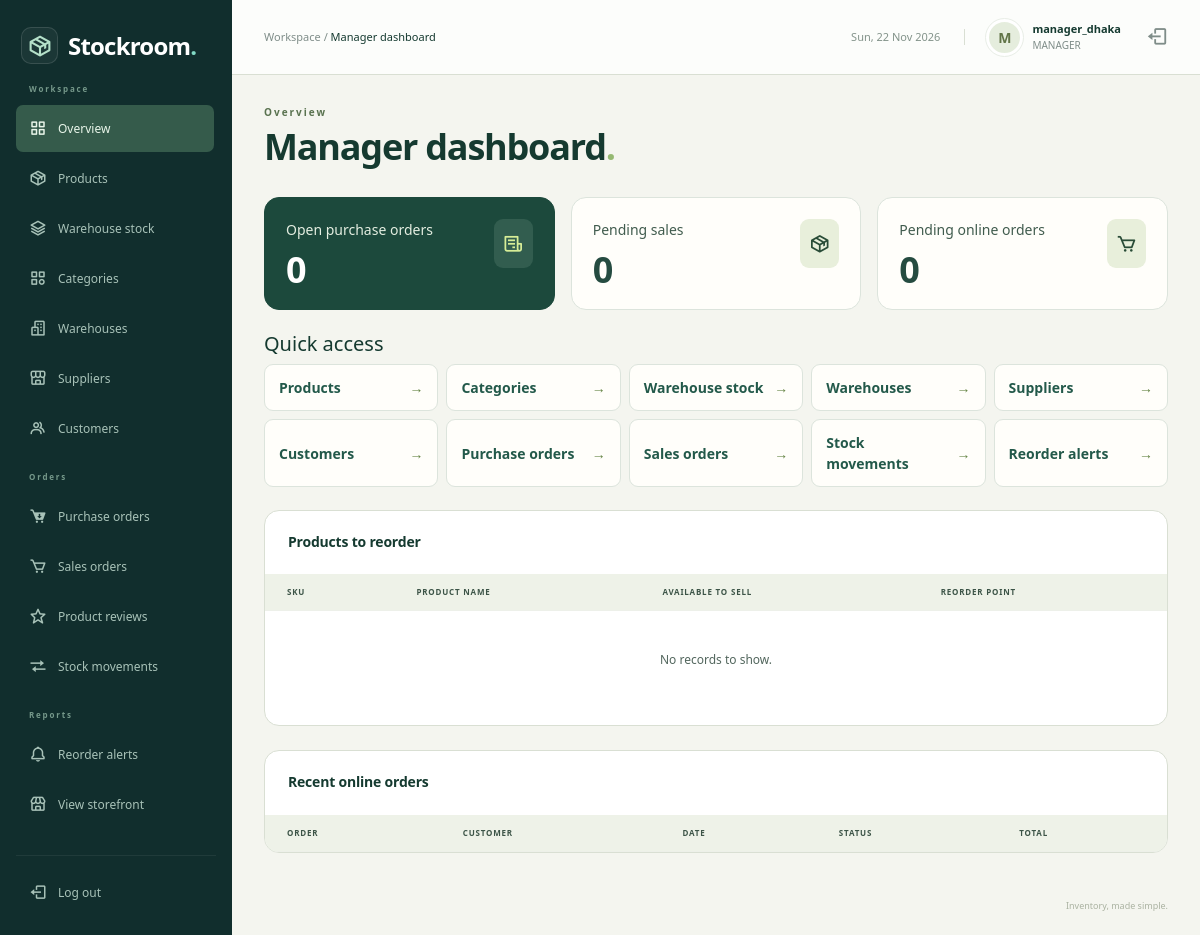
Screenshot of /admin/dashboard_manager.php (signed in) with the database file from the repository.
### tables this page shows
CREATE TABLE `users` (
  `user_id` int NOT NULL,
  `username` varchar(50) NOT NULL,
  `email` varchar(100) NOT NULL,
  `password_hash` varchar(255) NOT NULL,
  `role` enum('ADMIN','MANAGER','STAFF','CUSTOMER') NOT NULL DEFAULT 'STAFF',
  `customer_id` int DEFAULT NULL,
  `is_active` tinyint(1) NOT NULL DEFAULT '1',
  `created_at` timestamp NULL DEFAULT CURRENT_TIMESTAMP
);

### admin/dashboard_manager.php (called while the page is built, shortened)
<?php
$pageTitle = 'Manager dashboard';
require_once __DIR__ . '/../includes/auth.php';
require_once __DIR__ . '/../config/db.php';
$result = mysqli_query($conn, "SELECT COUNT(*) AS total FROM purchase_orders WHERE status IN ('DRAFT','ORDERED','PARTIAL')");
$row = mysqli_fetch_assoc($result);
$summary['open_purchases'] = $row['total'];
$result = mysqli_query($conn, "SELECT COUNT(*) AS total FROM sales_orders WHERE status='PENDING'");
$row = mysqli_fetch_assoc($result);
$summary['pending_sales'] = $row['total'];
$pending_result = mysqli_query($conn, "SELECT COUNT(*) AS total FROM sales_orders WHERE order_source='ECOMMERCE' AND status='PENDING'");
$pending_row = mysqli_fetch_assoc($pending_result);
$summary['pending_online'] = $pending_row['total'];
$rows = mysqli_query($conn, "SELECT v.sku,v.product_name,v.available_to_sell,v.reorder_point FROM vw_reorder_alerts v JOIN products p USING(product_id) WHERE p.is_active=1 ORDER BY v.available_to_sell LIMIT 8");
include '../includes/workspace.php';
include '../templates/dashboard_manager.php';
include '../includes/end.php';

### includes/auth.php (called while the page is built, shortened)
<?php
require_once __DIR__ . '/../config/db.php';
$user_id = $_SESSION['user_id'];
$sql = "SELECT user_id, username, role, customer_id FROM users WHERE user_id=$user_id AND is_active=1";
$users = mysqli_query($conn, $sql);
$account = mysqli_fetch_assoc($users);

### templates/dashboard_manager.php (the view, shortened to what this page needs)
<div class="metrics">
    <article class="metric metric-tile"><i class="bx bx-receipt" aria-hidden="true"></i>Open purchase orders<strong><?php echo $summary['open_purchases']; ?></strong></article>
    <article class="metric metric-tile"><i class="bx bx-package" aria-hidden="true"></i>Pending sales<strong><?php echo $summary['pending_sales']; ?></strong></article>
    <article class="metric metric-tile"><i class="bx bx-cart" aria-hidden="true"></i>Pending online orders<strong><?php echo $summary['pending_online']; ?></strong></article>
</div><h2 class="h5">Quick access</h2><div class="quick-links">
    <a href="products.php">Products</a>
    <a href="categories.php">Categories</a>
    <a href="warehouse_stock.php">Warehouse stock</a>
    <a href="warehouses.php">Warehouses</a>
    <a href="suppliers.php">Suppliers</a>
    <a href="customers.php">Customers</a>
    <a href="purchase_orders.php">Purchase orders</a>
    <a href="sales_orders.php">Sales orders</a>
    <a href="stock_movements.php">Stock movements</a>
    <a href="reorder_alerts.php">Reorder alerts</a>
</div><section class="surface records-surface"><div class="section-heading"><h2>Products to reorder</h2></div>
<div class="table-responsive"><table class="table inventory-table records-table">
<thead><tr><th>Sku</th><th>Product name</th><th>Available to sell</th><th>Reorder point</th></tr></thead>
</table></div>
<?php if (mysqli_num_rows($rows) == 0) { ?><p class="empty-state">No records to show.</p><?php } ?>
</section>
<section class="surface records-surface"><div class="section-heading"><h2>Recent online orders</h2></div>
<div class="table-responsive"><table class="table inventory-table records-table"><thead><tr><th>Order</th><th>Customer</th><th>Date</th><th>Status</th><th>Total</th></tr></thead></table></div></section>

### includes/topbar.php (shortened to what this page needs)
<header class="topbar">
    <div class="d-flex align-items-center gap-3">
        <span class="breadcrumb-label">Workspace / <strong><?php echo htmlspecialchars($pageTitle); ?></strong></span>
    </div>
    <div class="topbar-account">
        <span class="topbar-date"><?php echo date('D, d M Y'); ?></span>
        <a class="account-link" href="dashboard.php">
            <span class="avatar"><?php echo htmlspecialchars(substr($account['username'], 0, 1)); ?></span>
            <div><strong><?php echo htmlspecialchars($account['username']); ?></strong><small><?php echo htmlspecialchars($account['role']); ?></small></div>
        </a>
        <a href="logout.php" class="topbar-logout" aria-label="Log out"><i class="bx bx-log-out" aria-hidden="true"></i></a>
    </div>
</header>

### assets/css/admin.css (style rules this page uses)
:root { --navy: #142c38; --teal: #137e73; --ink: #213640; --muted: #74818b; --line: #e7ecef; }
* { box-sizing: border-box; }
body { margin: 0; font-family: 'Segoe UI', Arial, sans-serif; font-size: 14px; color: var(--ink); background: #f5f7f9; }
a { text-decoration: none; }
button, a, input { -webkit-tap-highlight-color: transparent; }
.topbar { height: 82px; margin-left: 240px; padding: 0 38px; background: #fff; border-bottom: 1px solid var(--line); display: flex; align-items: center; justify-content: space-between; gap: 15px; }
.breadcrumb-label { color: var(--muted); font-size: 13px; }
.breadcrumb-label strong { color: var(--ink); font-weight: 500; }
.topbar-account { display: flex; align-items: center; gap: 11px; }
.topbar-account strong { display: block; font-weight: 600; font-size: 13px; }
.topbar-account small { color: var(--muted); font-size: 11px; display: block; }
.avatar { display: inline-grid; place-items: center; width: 37px; height: 37px; border-radius: 50%; background: #e2f1eb; color: #287864; font-weight: 700; text-transform: uppercase; }
.topbar-logout { color: var(--muted); font-size: 22px; margin-left: 14px; }
.inventory-table { font-size: 12px; margin-bottom: 0; }
.inventory-table thead th { color: #7c8991; font-size: 10px; text-transform: uppercase; letter-spacing: .6px; font-weight: 600; background: #fafbfc; padding: 13px 22px; border-color: var(--line); white-space: nowrap; }

### assets/css/dashboard.css (style rules this page uses)
.workspace-page { --navy: #112e2d; --teal: #278575; --ink: #243c39; --muted: #7f8d89; --line: #e6ebe7; background: #f5f6f3; }
.workspace-page .topbar { margin-left: 232px; height: 75px; padding: 0 32px; background: #ffffffc9; }
.workspace-page .breadcrumb-label { font-size: 11px; }
.topbar-date { color: #83938a; font-size: 11px; padding-right: 24px; border-right: 1px solid var(--line); margin-right: 10px; }
.account-link { display: flex; gap: 9px; align-items: center; color: var(--ink); }
.workspace-page .avatar { background: #e5eddd; color: #617447; border: 3px solid #fff; outline: 1px solid #e9eee7; }
.workspace-page .topbar-account strong { font-size: 11px; }
.workspace-page .topbar-account small { font-size: 10px; }
.surface { background: #fff; border: 1px solid var(--line); border-radius: 12px; min-width: 0; }
.section-heading { display: flex; align-items: center; justify-content: space-between; gap: 15px; padding: 23px 23px 17px; }
.section-heading h2 { font-size: 14px; font-weight: 650; margin: 0 0 7px; letter-spacing: -.2px; }
.workspace-page .inventory-table { font-size: 10px; }
.workspace-page .inventory-table thead th { background: #f8faf6; color: #9aa593; border-color: #edf0e9; font-size: 8px; padding: 12px 22px; letter-spacing: .8px; }
.empty-state { padding: 40px 24px !important; text-align: center; font-size: 12px; color: #84977b; }
.records-table { min-width: 700px; }
.workspace-page .records-table th { font-size: 9px; }
.workspace-page .records-table { width: max-content; min-width: 100%; }
.workspace-page .table-responsive { position: relative; }

### rows the page displays
users: username "M", username "manager_dhaka", role "MANAGER"

### other values shown
$pageTitle "Manager dashboard"
$section "Overview"
$summary['open_purchases'] "0"
$summary['pending_sales'] "0"
$summary['pending_online'] "0"
